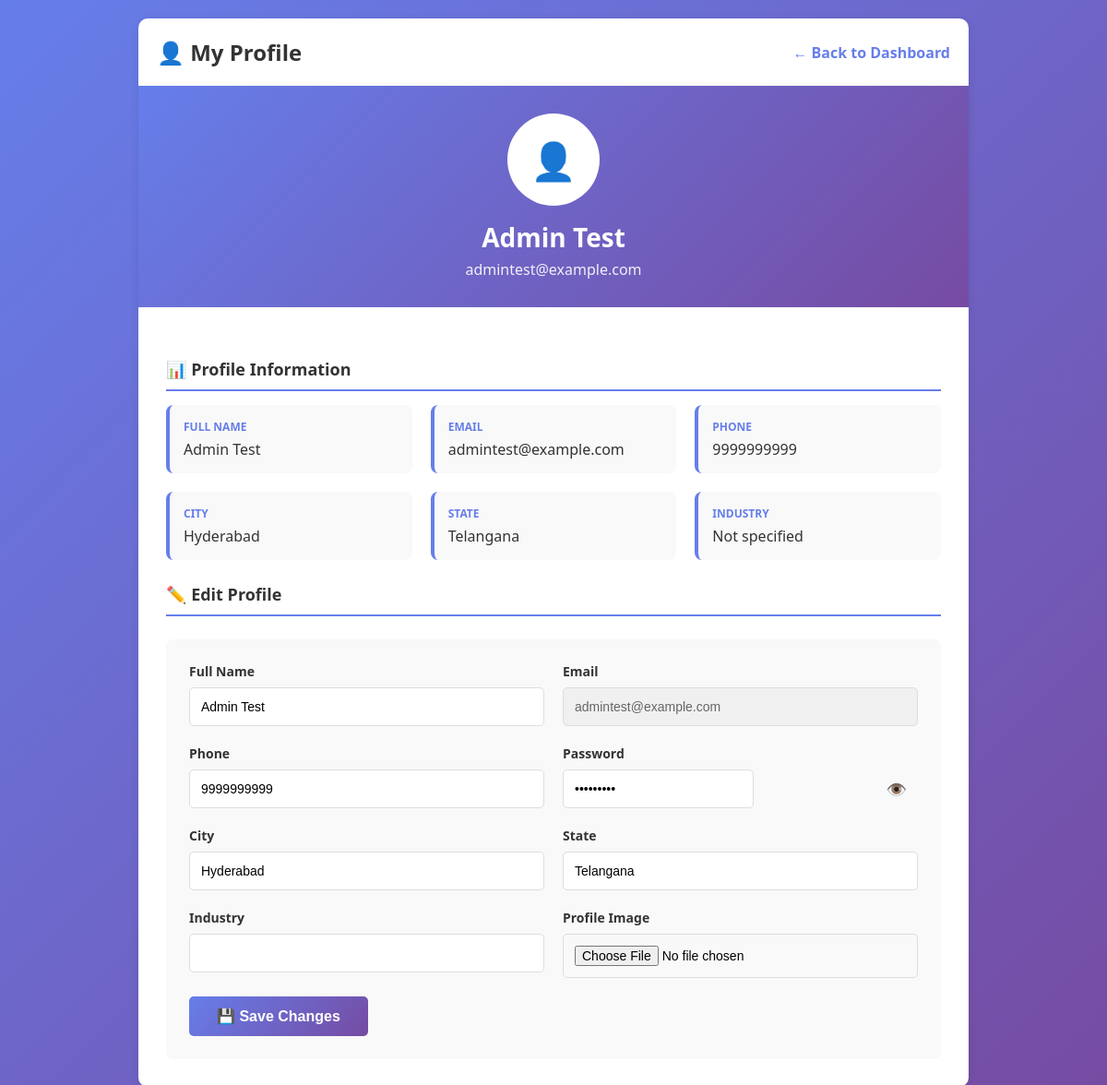
The page /user/profile/ (signed in) on the database its author committed.
### mainapp/models.py (models this page shows, shortened)
class User(models.Model):
    STATUS_CHOICES = [
        ('pending',    'Pending'),
        ('accepted',   'Accepted'),
        ('rejected',   'Rejected'),
        ('restricted', 'Restricted'),
    ]
    user_id  = models.AutoField(primary_key=True)
    Fullname = models.CharField(max_length=200)
    Email    = models.EmailField(unique=True)
    Phone    = models.CharField(max_length=20)
    Password = models.CharField(max_length=200)
    city     = models.CharField(max_length=100, null=True, blank=True)
    industry = models.CharField(max_length=100, null=True, blank=True)
    state    = models.CharField(max_length=100, null=True, blank=True)
    image    = models.ImageField(upload_to='profiles/', null=True, blank=True)
    status   = models.CharField(max_length=20, choices=STATUS_CHOICES, default='pending')

### userapp/views.py (the view, shortened to what this page needs)
# urls.py: path('profile/',         views.user_profile,   name='user_profile'),
def user_profile(request):
    userid = request.session["user_id"]
    usser  = User.objects.get(user_id=userid)
    context = {"i": usser}
    return render(request, 'user_template/user-profile.html', context)

### templates/user_template/user-profile.html (shortened to what this page needs)
<!DOCTYPE html>
<html>
<head>
</head>
<body>
    <div class="container">
        <header>
            <h1>👤 My Profile</h1>
            <a href="{% url 'dashboard' %}" class="back-btn">← Back to Dashboard</a>
        </header>
        <div class="profile-wrapper">
            <div class="profile-header">
                <div class="profile-avatar">👤</div>
                <h2>{{ i.Fullname }}</h2>
                <p>{{ i.Email }}</p>
            </div>
            <div class="profile-content">
                <div class="section-title">📊 Profile Information</div>
                <div class="info-grid">
                    <div class="info-item">
                        <label>Full Name</label>
                        <p>{{ i.Fullname }}</p>
                    </div>
                    <div class="info-item">
                        <label>Email</label>
                        <p>{{ i.Email }}</p>
                    </div>
                    <div class="info-item">
                        <label>Phone</label>
                        <p>{{ i.Phone }}</p>
                    </div>
                    <div class="info-item">
                        <label>City</label>
                        <p>{{ i.city|default:"Not specified" }}</p>
                    </div>
                    <div class="info-item">
                        <label>State</label>
                        <p>{{ i.state|default:"Not specified" }}</p>
                    </div>
                    <div class="info-item">
                        <label>Industry</label>
                        <p>{{ i.industry|default:"Not specified" }}</p>
                    </div>
                </div>
                <div class="section-title">✏️ Edit Profile</div>
                <form method="POST" enctype="multipart/form-data" class="edit-form">
                    <div class="form-row">
                        <div class="form-group">
                            <label for="fullname">Full Name</label>
                            <input type="text" id="fullname" name="fullname" value="{{ i.Fullname }}" required>
                        </div>
                        <div class="form-group">
                            <label for="email">Email</label>
                            <input type="email" id="email" name="email" value="{{ i.Email }}" required readonly>
                        </div>
                    </div>
                    <div class="form-row">
                        <div class="form-group">
                            <label for="phone">Phone</label>
                            <input type="tel" id="phone" name="phone" value="{{ i.Phone }}" required>
                        </div>
                        <div class="form-group">
                            <label for="password">Password</label>
                            <div class="password-wrapper">
                                <input type="password" id="password" name="password" value="{{ i.Password }}" required>
                                <span class="password-toggle" onclick="togglePassword('password')">👁️</span>
                            </div>
                        </div>
                    </div>
                    <div class="form-row">
                        <div class="form-group">
                            <label for="city">City</label>
                            <input type="text" id="city" name="city" value="{{ i.city|default:'' }}">
                        </div>
                        <div class="form-group">
                            <label for="state">State</label>
                            <input type="text" id="state" name="state" value="{{ i.state|default:'' }}">
                        </div>
                    </div>
                    <div class="form-row">
                        <div class="form-group">
                            <label for="industry">Industry</label>
                            <input type="text" id="industry" name="industry" value="{{ i.industry|default:'' }}">
                        </div>
                        <div class="form-group">
                            <label for="img">Profile Image</label>
                            <input type="file" id="img" name="img" accept="image/*">
                        </div>
                    </div>
                    <div class="button-group">
                        <button type="submit" class="btn-save">💾 Save Changes</button>
                    </div>
                </form>
            </div>
        </div>
    </div>
</body>
</html>

### templates/user_template/user-profile.html (style rules this page uses)
* { margin: 0; padding: 0; box-sizing: border-box; }
body { font-family: 'Segoe UI', Tahoma, Geneva, Verdana, sans-serif; background: linear-gradient(135deg, #667eea 0%, #764ba2 100%); min-height: 100vh; padding: 20px; }
.container { max-width: 900px; margin: 0 auto; }
header { background: white; padding: 20px; border-radius: 10px 10px 0 0; box-shadow: 0 2px 10px rgba(0,0,0,0.1); display: flex; justify-content: space-between; align-items: center; }
header h1 { color: #333; font-size: 24px; }
.back-btn { color: #667eea; text-decoration: none; font-weight: 600; }
.profile-wrapper { background: white; border-radius: 0 0 10px 10px; box-shadow: 0 2px 10px rgba(0,0,0,0.1); overflow: hidden; }
.profile-header { background: linear-gradient(135deg, #667eea 0%, #764ba2 100%); color: white; padding: 30px; text-align: center; }
.profile-avatar { width: 100px; height: 100px; background: white; border-radius: 50%; margin: 0 auto 15px; display: flex; align-items: center; justify-content: center; font-size: 40px; margin-bottom: 15px; }
.profile-header h2 { margin: 0; font-size: 28px; }
.profile-header p { opacity: 0.9; margin: 5px 0 0 0; }
.profile-content { padding: 30px; }
.section-title { font-size: 18px; color: #333; margin: 25px 0 15px 0; padding-bottom: 10px; border-bottom: 2px solid #667eea; font-weight: 600; }
.info-grid { display: grid; grid-template-columns: repeat(auto-fit, minmax(250px, 1fr)); gap: 20px; margin-bottom: 25px; }
.info-item { background: #f9f9f9; padding: 15px; border-radius: 8px; border-left: 4px solid #667eea; }
.info-item label { display: block; font-weight: 600; color: #667eea; font-size: 12px; text-transform: uppercase; margin-bottom: 5px; }
.info-item p { color: #333; font-size: 16px; margin: 0; }
.edit-form { background: #f9f9f9; padding: 25px; border-radius: 8px; margin-top: 25px; }
.form-row { display: grid; grid-template-columns: repeat(auto-fit, minmax(200px, 1fr)); gap: 20px; margin-bottom: 20px; }
.form-group { display: flex; flex-direction: column; }
label { font-weight: 600; color: #333; margin-bottom: 8px; font-size: 14px; }
input[type="text"], input[type="email"], input[type="password"], input[type="tel"], input[type="file"] { padding: 12px; border: 1px solid #ddd; border-radius: 5px; font-size: 14px; transition: border-color 0.3s; }
.button-group { display: flex; gap: 10px; margin-top: 20px; }
button { padding: 12px 30px; border: none; border-radius: 5px; font-size: 16px; font-weight: 600; cursor: pointer; transition: transform 0.2s; }
.btn-save { background: linear-gradient(135deg, #667eea 0%, #764ba2 100%); color: white; }
.password-wrapper { position: relative; }
.password-toggle { position: absolute; right: 12px; top: 50%; transform: translateY(-50%); cursor: pointer; color: #667eea; font-size: 18px; user-select: none; }
input:disabled, input[readonly] { background-color: #f0f0f0; cursor: not-allowed; color: #666; }

### rows shown on the page
User: Fullname "Admin Test", Email "admintest@example.com", Phone "9999999999", city "Hyderabad", state "Telangana", industry "Not specified", fullname "Admin Test", email "admintest@example.com", phone "9999999999"
